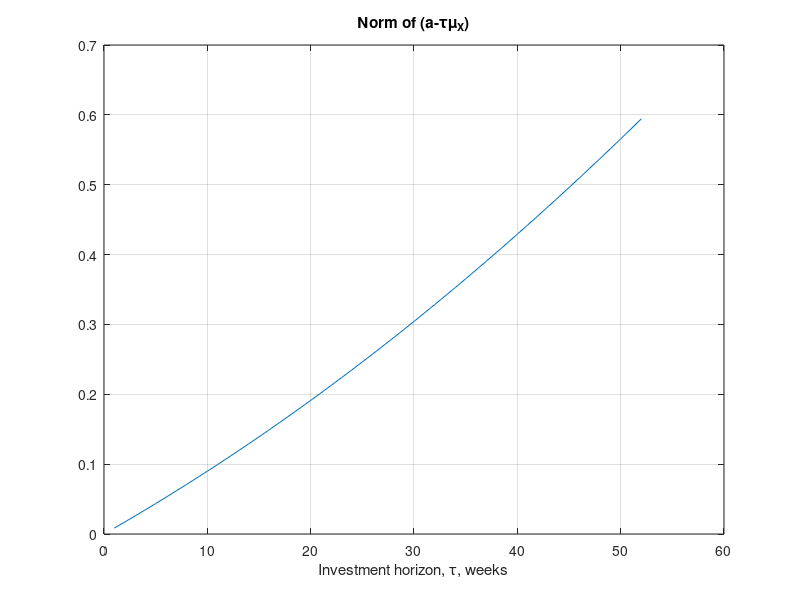
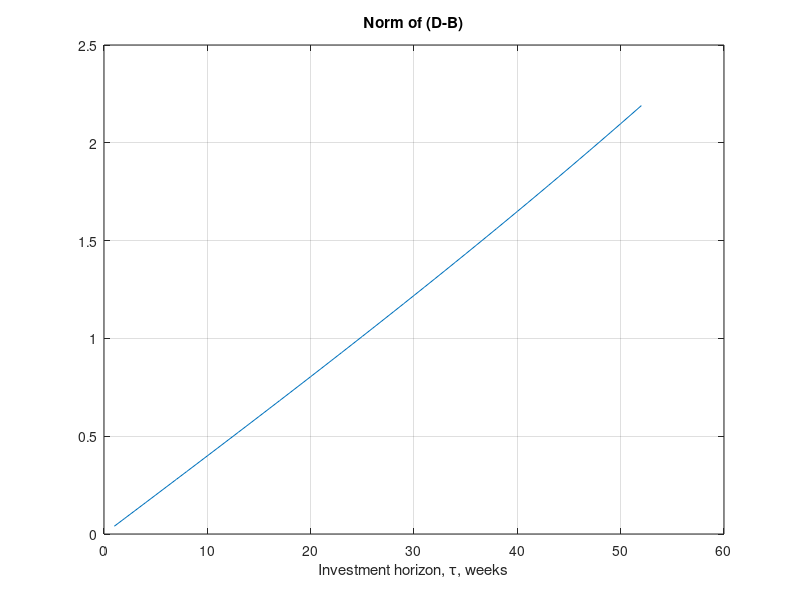
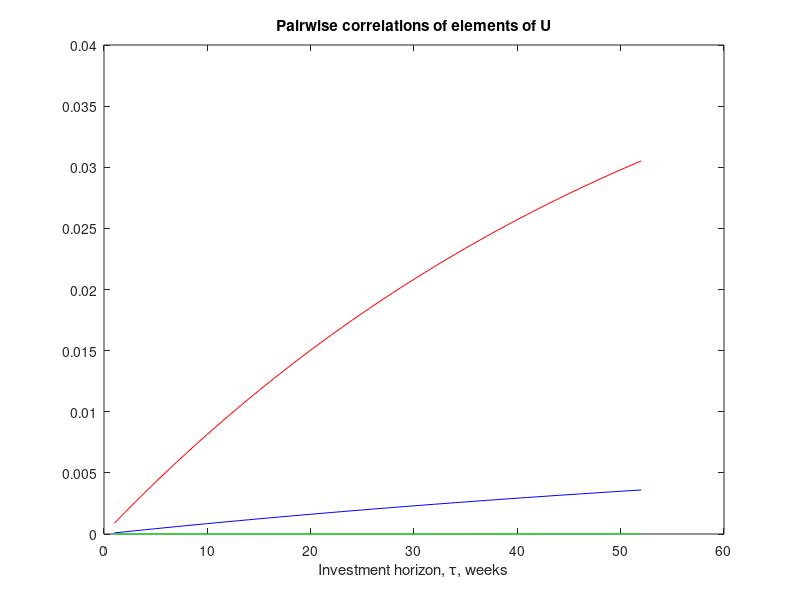

Reproduce these figures in MATLAB, in order. (Note: this script raises an error after producing the figures.)
% Script to study horizon effect on Factors on Demand approach to beta computation
% see Meucci, A. "Common Misconceptions About 'Beta' - Hedging, Estimation and Horizon Effects" 
% GARP's Risk Professional Magazine, June 2010 
% available at http://ssrn.com/abstract=1619923


clear; clc; close all

% Compounded returns follow the linear model X = tau*muX + D*F + epsilon, where 
% tau: investment horizon (in weeks)
% muX: expected weekly compounded returns
% F: factor compounded returns, with zero expectation and tau-proportional covariance
% D: matrix of factor loadings
% epsilon: uncorrelated (idiosyncratic) shocks.
% R=exp(X)-1 and Z=exp(F)-1 are the linear returns

% Load parameters of the model: D, muX, sigmaF, sigmaEps
load db_LinearModel;

% Specify range of investment horizon, weeks
tauRangeWeeks = 1:52;

% constants
[N,K] = size(D);

aMinusTauMuX = zeros(1,length(tauRangeWeeks));
normDminusB = zeros(1,length(tauRangeWeeks));
minCorrU = zeros(1,length(tauRangeWeeks));
meanCorrU = zeros(1,length(tauRangeWeeks));
maxCorrU = zeros(1,length(tauRangeWeeks));
for i = 1:length(tauRangeWeeks),
    tau = tauRangeWeeks(i);
    
    % statitics of linear returns (analytically)
    % let Y = [1+R; 1+Z] ~ LogN(mu*tau, covJointXF*tau)
    mu = [muX; zeros(K,1)];
    % covariance of [X; F] for tau=1:
    covJointXF = [D*sigmaF*D'+sigmaEps, D*sigmaF
                  sigmaF*D', sigmaF];
    E_Y = exp(mu*tau+diag(covJointXF*tau)/2);
    E_YY = (E_Y*E_Y').*exp(covJointXF*tau);
    E_R = E_Y(1:N) - ones(N,1);
    E_Z = E_Y((N+1):end) - ones(K,1);
    E_RR = E_YY(1:N,1:N) - ones(N,1)*E_R' - E_R*ones(1,N) - ones(N,N);
    E_ZZ = E_YY((N+1):end,(N+1):end) - ones(K,1)*E_Z' - E_Z*ones(1,K) - ones(K,K);
    E_RZ = E_YY(1:N,(N+1):end) - ones(N,1)*E_Z' - E_R*ones(1,K) - ones(N,K);
    SigmaZ = E_ZZ - E_Z*E_Z';
    SigmaR = E_RR - E_R*E_R';
    SigmaRZ = E_RZ - E_R*E_Z';

    % compute OLS loadings for the linear return model
    B = SigmaRZ/SigmaZ;
    a = E_R - B*E_Z;
    aMinusTauMuX(i) = norm(a - tau*muX);
    normDminusB(i) = norm(D-B,'fro');
    
    % pairwise correlations of U
    SigmaU = SigmaR - B*SigmaRZ';
    [stdU,corrU] = cov2corr(SigmaU);
    stackedCorrU = corrU(:);
    minCorrU(i) = min(min(abs(corrU)));
    meanCorrU(i) = (N*mean(mean(abs(corrU)))-1)/(N-1);
    corrU(1:(N+1):N*N) = 0;
    maxCorrU(i) = max(max(abs(corrU)));
end

figure
plot(tauRangeWeeks, aMinusTauMuX);
grid on
xlabel('Investment horizon, \tau, weeks')
title('Norm of (a-\tau\mu_X)')

figure
plot(tauRangeWeeks, normDminusB)
grid on
xlabel('Investment horizon, \tau, weeks')
title('Norm of (D-B)')

figure
plot(tauRangeWeeks, maxCorrU, 'r')
hold on
plot(tauRangeWeeks, meanCorrU, 'b')
plot(tauRangeWeeks, minCorrU, 'g')
title('Pairwise correlations of elements of U')
xlabel('Investment horizon, \tau, weeks')
legend('Max absolute corr','Mean absolute corr','Min absolute corr',0)
